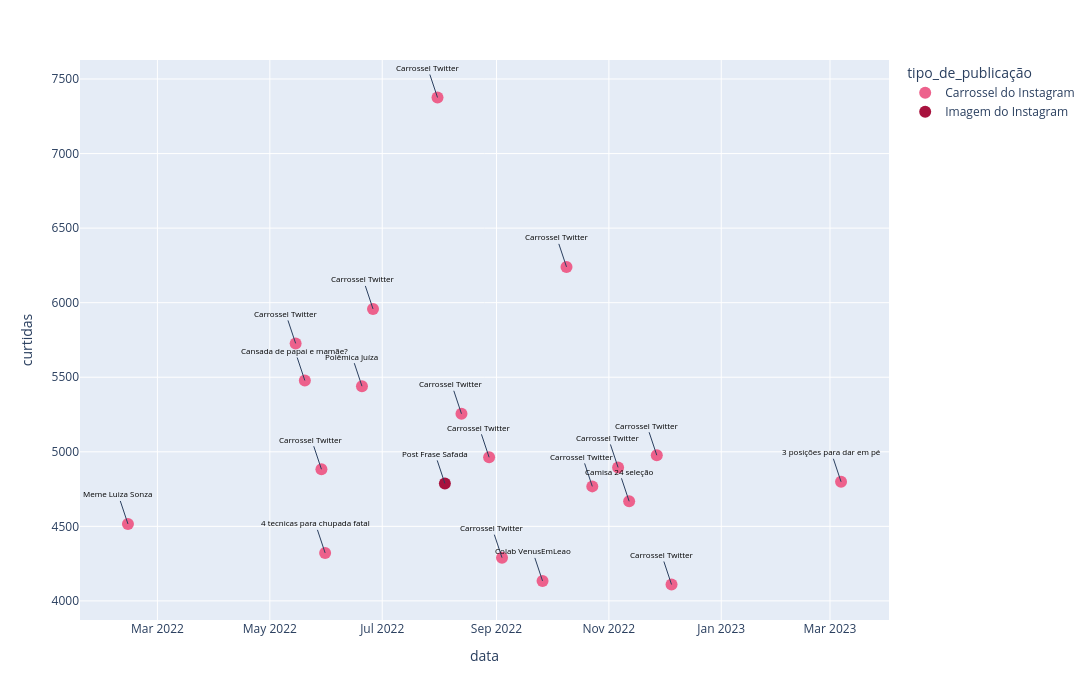

The cell this chart's notebook holds for it:
### Markdown cell above
## Dispersão Métrica Curtidas

### Code cell
cores = ['#ED618C', '#A8123E', '#FFCFC2']

# Criar o gráfico de dispersão com as cores definidas
fig = px.scatter(df.sort_values('curtidas', ascending=False).head(20),
                 x='data',
                 y='curtidas',
                 width=1250,
                 height=700,
                 color='tipo_de_publicação',
                 color_discrete_sequence=cores)

fig.update_traces(mode='markers', marker=dict(size=12))

# Definir a lista de textos para as anotações
textos = ['Carrossel Twitter','Carrossel Twitter', 'Carrossel Twitter', 'Carrossel Twitter', 'Cansada de papai e mamãe?','Polêmica Juíza', 
          'Carrossel Twitter', 'Carrossel Twitter', 'Carrossel Twitter', 'Carrossel Twitter','Carrossel Twitter', '3 posições para dar em pé',
          'Post Frase Safada', 'Carrossel Twitter', 'Camisa 24 seleção', 'Meme Luiza Sonza', '4 tecnicas para chupada fatal','Carrossel Twitter',
          'Colab VenusEmLeao', 'Carrossel Twitter']

# Chamar a função para adicionar as anotações
adicionar_anotacoes(fig, df, 'data', 'curtidas', textos)

# Exibir o gráfico
fig.show()

### Figure 1 — Plotly figure (JSON) as saved in the notebook; plotly's stock layout.template omitted (floating-point values rounded to 4 significant figures)
{"data": [{"hovertemplate": "tipo_de_publicação=Carrossel do Instagram<br>data=%{x}<br>curtidas=%{y}<extra></extra>", "legendgroup": "Carrossel do Instagram", "marker": {"color": "#ED618C", "size": 12, "symbol": "circle"}, "mode": "markers", "name": "Carrossel do Instagram", "orientation": "v", "showlegend": true, "type": "scatter", "x": ["2022-07-31", "2022-10-09", "2022-06-26", "2022-05-15", "2022-05-20", "2022-06-20", "2022-08-13", "2022-11-27", "2022-08-28", "2022-11-06", "2022-05-29", "2023-03-07", "2022-10-23", "2022-11-12", "2022-02-13", "2022-05-31", "2022-09-04", "2022-09-26", "2022-12-05"], "xaxis": "x", "y": [7376, 6240, 5958, 5727, 5478, 5440, 5255, 4977, 4963, 4895, 4883, 4799, 4768, 4668, 4516, 4322, 4290, 4134, 4110], "yaxis": "y"}, {"hovertemplate": "tipo_de_publicação=Imagem do Instagram<br>data=%{x}<br>curtidas=%{y}<extra></extra>", "legendgroup": "Imagem do Instagram", "marker": {"color": "#A8123E", "size": 12, "symbol": "circle"}, "mode": "markers", "name": "Imagem do Instagram", "orientation": "v", "showlegend": true, "type": "scatter", "x": ["2022-08-04"], "xaxis": "x", "y": [4788], "yaxis": "y"}], "layout": {"annotations": [{"font": {"color": "black", "size": 8}, "showarrow": true, "text": "Carrossel Twitter", "x": "2022-07-31", "y": 7376}, {"font": {"color": "black", "size": 8}, "showarrow": true, "text": "Carrossel Twitter", "x": "2022-10-09", "y": 6240}, {"font": {"color": "black", "size": 8}, "showarrow": true, "text": "Carrossel Twitter", "x": "2022-06-26", "y": 5958}, {"font": {"color": "black", "size": 8}, "showarrow": true, "text": "Carrossel Twitter", "x": "2022-05-15", "y": 5727}, {"font": {"color": "black", "size": 8}, "showarrow": true, "text": "Cansada de papai e mamãe?", "x": "2022-05-20", "y": 5478}, {"font": {"color": "black", "size": 8}, "showarrow": true, "text": "Polêmica Juíza", "x": "2022-06-20", "y": 5440}, {"font": {"color": "black", "size": 8}, "showarrow": true, "text": "Carrossel Twitter", "x": "2022-08-13", "y": 5255}, {"font": {"color": "black", "size": 8}, "showarrow": true, "text": "Carrossel Twitter", "x": "2022-11-27", "y": 4977}, {"font": {"color": "black", "size": 8}, "showarrow": true, "text": "Carrossel Twitter", "x": "2022-08-28", "y": 4963}, {"font": {"color": "black", "size": 8}, "showarrow": true, "text": "Carrossel Twitter", "x": "2022-11-06", "y": 4895}, {"font": {"color": "black", "size": 8}, "showarrow": true, "text": "Carrossel Twitter", "x": "2022-05-29", "y": 4883}, {"font": {"color": "black", "size": 8}, "showarrow": true, "text": "3 posições para dar em pé", "x": "2023-03-07", "y": 4799}, {"font": {"color": "black", "size": 8}, "showarrow": true, "text": "Post Frase Safada", "x": "2022-08-04", "y": 4788}, {"font": {"color": "black", "size": 8}, "showarrow": true, "text": "Carrossel Twitter", "x": "2022-10-23", "y": 4768}, {"font": {"color": "black", "size": 8}, "showarrow": true, "text": "Camisa 24 seleção", "x": "2022-11-12", "y": 4668}, {"font": {"color": "black", "size": 8}, "showarrow": true, "text": "Meme Luiza Sonza", "x": "2022-02-13", "y": 4516}, {"font": {"color": "black", "size": 8}, "showarrow": true, "text": "4 tecnicas para chupada fatal", "x": "2022-05-31", "y": 4322}, {"font": {"color": "black", "size": 8}, "showarrow": true, "text": "Carrossel Twitter", "x": "2022-09-04", "y": 4290}, {"font": {"color": "black", "size": 8}, "showarrow": true, "text": "Colab VenusEmLeao", "x": "2022-09-26", "y": 4134}, {"font": {"color": "black", "size": 8}, "showarrow": true, "text": "Carrossel Twitter", "x": "2022-12-05", "y": 4110}], "height": 700, "legend": {"title": {"text": "tipo_de_publicação"}, "tracegroupgap": 0}, "margin": {"t": 60}, "width": 1250, "xaxis": {"anchor": "y", "autorange": true, "domain": [0, 1], "range": ["2022-01-18 16:03:15.0107", "2023-04-01 07:56:44.9893"], "title": {"text": "data"}, "type": "date"}, "yaxis": {"anchor": "x", "autorange": true, "domain": [0, 1], "range": [3872.0, 7624.0], "title": {"text": "curtidas"}, "type": "linear"}}}
